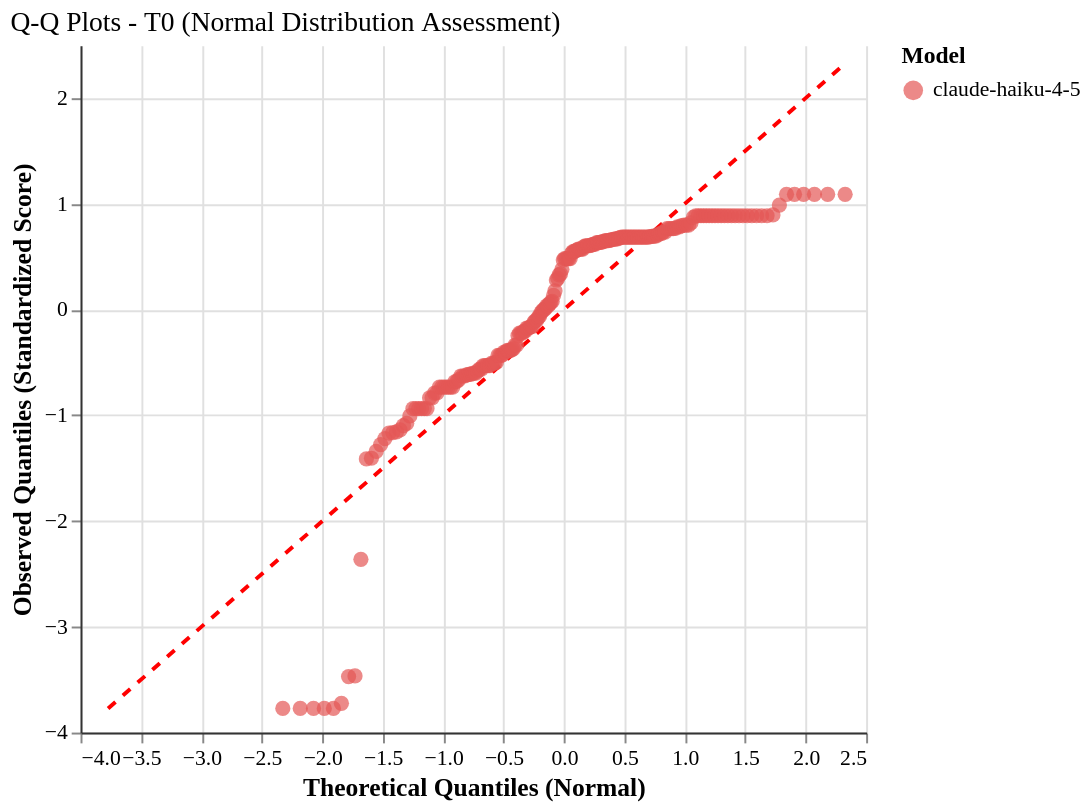

Write a Vega-Lite specification for this figure.
### Vega-Lite specification from a JSON file in a GitHub repository (floating-point values rounded to 4 significant figures; data arrays with more than 128 entries replaced by an {"elided": "..."} marker saying what was removed)
{"config": {"font": "serif", "axis": {"labelFontSize": 11, "titleFontSize": 13, "gridColor": "#e0e0e0", "domainColor": "#333333"}, "legend": {"labelFontSize": 11, "titleFontSize": 12}, "title": {"fontSize": 14, "anchor": "start", "fontWeight": "normal"}, "view": {"stroke": null, "continuousWidth": 400, "continuousHeight": 300, "strokeWidth": 0}, "mark": {"tooltip": true}}, "layer": [{"data": {"name": "data-a6e5d0f7fab14938b5f5c2aaa10a5a2d"}, "mark": {"type": "line", "color": "red", "strokeDash": [5, 5], "strokeWidth": 2}, "encoding": {"x": {"field": "theoretical_quantile", "type": "quantitative"}, "y": {"field": "observed_quantile", "type": "quantitative"}}}, {"data": {"name": "data-97194ab0318ccf9069d2c153236ca079"}, "mark": {"type": "circle", "opacity": 0.7, "size": 60}, "encoding": {"color": {"field": "agent_model", "scale": {"domain": ["claude-haiku-4-5"], "range": ["#E45756"]}, "title": "Model", "type": "nominal"}, "tooltip": [{"field": "agent_model", "title": "Model", "type": "nominal"}, {"field": "tier", "title": "Tier", "type": "ordinal"}, {"field": "theoretical_quantile", "format": ".2f", "title": "Theoretical Q", "type": "quantitative"}, {"field": "observed_quantile", "format": ".2f", "title": "Observed Q", "type": "quantitative"}, {"field": "original_score", "format": ".3f", "title": "Original Score", "type": "quantitative"}], "x": {"field": "theoretical_quantile", "scale": {"zero": false}, "title": "Theoretical Quantiles (Normal)", "type": "quantitative"}, "y": {"field": "observed_quantile", "scale": {"zero": false}, "title": "Observed Quantiles (Standardized Score)", "type": "quantitative"}}}], "height": 350, "title": "Q-Q Plots - T0 (Normal Distribution Assessment)", "width": 400, "$schema": "https://vega.github.io/schema/vega-lite/v6.1.0.json", "datasets": {"data-a6e5d0f7fab14938b5f5c2aaa10a5a2d": [{"theoretical_quantile": -3.772, "observed_quantile": -3.772}, {"theoretical_quantile": 2.326, "observed_quantile": 2.326}], "data-97194ab0318ccf9069d2c153236ca079": {"elided": "216 records"}}}
